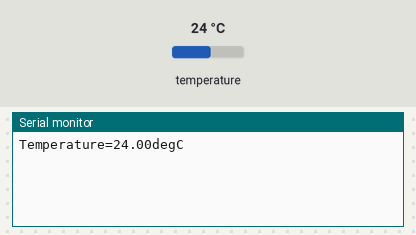
A sketch run on a simulated Arduino Uno, built with avr-gcc and run on an emulated ATmega328P. On the bench: the last lines printed to the serial monitor. The inputs (shaded band) are chosen by the test bench; at power-on: temperature 24 °C.

Above: at 2.3 s.
2.4 s: temperature set to 12 °C
At 3.7 s:
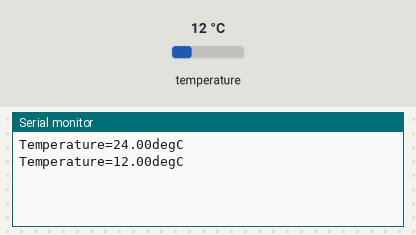
3.9 s: temperature set to 19 °C
At 5.4 s:
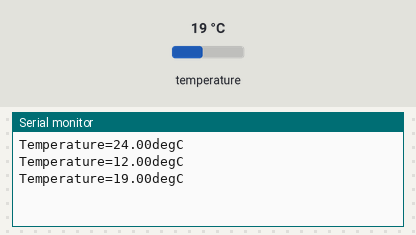
Timing chart, 0 to 6.9 s (numbered marks = the images above; inputs shaded):
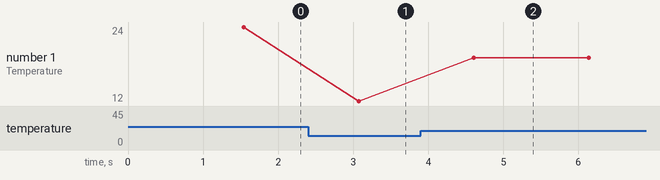

The sketch:

04_DS18B20.ino
```cpp
#define  DS18S20_Pin  15

#include <OneWire.h>
#include <DallasTemperature.h>

OneWire oneWire(DS18S20_Pin);
DallasTemperature sensors(&oneWire);

float temperature;
unsigned long int timer;

void setup()
{
  Serial.begin(115200);
  sensors.begin();
}

void loop()
{
  sensors.requestTemperatures();
  temperature=sensors.getTempCByIndex(0);

  if(millis()-timer>=1000)
  {
    timer=millis();
    Serial.println("Temperature="+String(temperature)+"degC");
  }
  delay(1);
}
```

Measured:
- after the input at 2.4 s, the serial monitor: prints a new line after 0.68 s (image 1)
- after the input at 3.9 s, the serial monitor: prints a new line after 0.71 s (image 2)
- plotted number 1: 24 → 12 after the input at 2.4 s, 12 → 19 after the input at 3.9 s
